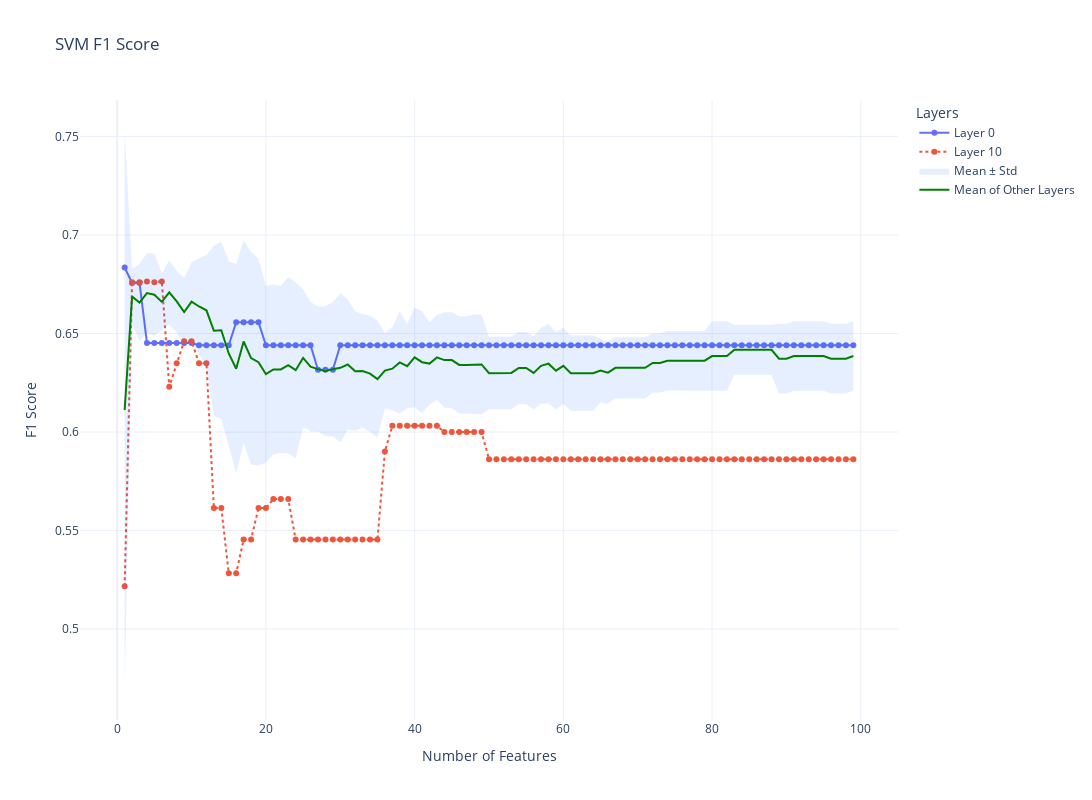

Notebook code for this chart:
### Code cell
plot_decision_tree_f1(svm_results, selected_layers=[0, 10], title="SVM F1 Score")
